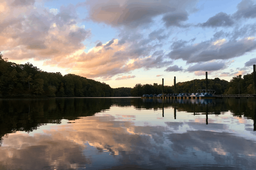
#> input picture 1 to 25 projects/14-Photo Manipulation/input/lake.png, 256 x 170 px, shrunk from 1800 x 1194 before the run
$ python transform.py
#> lines starting #> are read from the running program, lines starting #| are printed output that depends on the picture
### 1 to 25 projects/14-Photo Manipulation/image.py
import numpy as np
import os
from PIL import Image as PILImage

class Image:
    def __init__(self, x_pixels=0, y_pixels=0, num_channels=0, filename=''):
        # you need to input either filename OR x_pixels, y_pixels, and num_channels
        self.input_path = 'input/'
        self.output_path = 'output/'

        # Create directories if they don't exist
        if not os.path.exists(self.input_path):
            os.makedirs(self.input_path)
        if not os.path.exists(self.output_path):
            os.makedirs(self.output_path)

        if x_pixels and y_pixels and num_channels:
            self.x_pixels = x_pixels
            self.y_pixels = y_pixels
            self.num_channels = num_channels
            self.array = np.zeros((x_pixels, y_pixels, num_channels))
        elif filename:
            try:
                self.array = self.read_image(filename)
                self.x_pixels, self.y_pixels, self.num_channels = self.array.shape
                print(f"Image '{filename}' loaded with dimensions: {self.x_pixels}x{self.y_pixels}x{self.num_channels}")
            except Exception as e:
                print(f"Error loading image '{filename}': {e}")
                raise
        else:
            raise ValueError("You need to input either a filename OR specify the dimensions of the image")

    def read_image(self, filename, gamma=2.2):
        '''
        read image using PIL, return 3D numpy array organized along Y, X, channel
        values are float, gamma is decoded
        '''
#> called with filename = 'lake.png', gamma = 2.2
        try:
            full_path = os.path.join(self.input_path, filename)
            if not os.path.exists(full_path):
                raise FileNotFoundError(f"Image file not found: {full_path}")

            # Open the image using PIL
            img = PILImage.open(full_path)
#> img is the input picture: PIL image 256x170 RGB; mean R, G, B 129.3, 127, 127.7

            # Convert to RGB mode if it's not already
            if img.mode != 'RGB':
                img = img.convert('RGB')

            # Convert to numpy array
            img_array = np.array(img).astype(np.float64)

            # Normalize to [0, 1]
            img_array = img_array / 255.0

            # Apply gamma correction
            if gamma != 1.0:
                img_array = img_array ** gamma
#| Image 'lake.png' loaded with dimensions: 170x256x3
#> call 2 of read_image, with filename = 'city.png', gamma = 2.2
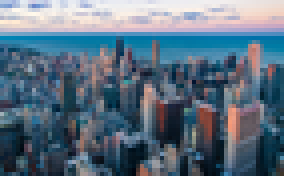
#> input picture 1 to 25 projects/14-Photo Manipulation/input/city.png, 71 x 44 px, shrunk from 500 x 308 before the run (shown 4 times larger)
#> in read_image, img is the input picture: PIL image 71x44 RGB; mean R, G, B 91.6, 111.3, 128.4
#| Image 'city.png' loaded with dimensions: 44x71x3

            return img_array

        except Exception as e:
            print(f"Error reading image {filename}: {e}")
            raise

    def write_image(self, output_file_name, gamma=2.2):
        '''
        3D numpy array (Y, X, channel) of values between 0 and 1 -> write to image file
        '''
        try:
            # Ensure output directory exists
            if not os.path.exists(self.output_path):
                os.makedirs(self.output_path)

            # Clip values to ensure they're in the valid range [0, 1]
            im = np.clip(self.array, 0, 1)

            # Apply gamma correction
            if gamma != 1.0:
                im = im ** (1/gamma)

            # Scale to [0, 255] and convert to 8-bit
            im_8bit = (im * 255).astype(np.uint8)

            # Create PIL image
            img = PILImage.fromarray(im_8bit)

            # Save the image
            output_path = os.path.join(self.output_path, output_file_name)
            img.save(output_path)

            print(f"Image successfully saved to {output_path}")
        except Exception as e:
            print(f"Error writing image {output_file_name}: {e}")
            raise

    # [83 lines left out: functions show, resize, crop, not called in this run]

### 1 to 25 projects/14-Photo Manipulation/transform.py
from image import Image
import numpy as np
import os
import argparse
from tqdm import tqdm

def brighten(image, factor):
    """
    Adjusts the brightness of an image
    factor: a value > 0, how much you want to brighten the image by
           (< 1 = darken, > 1 = brighten)
    """
#> called with factor = 1.7
    # Get image dimensions
    x_pixels, y_pixels, num_channels = image.array.shape
#> x_pixels = 170; y_pixels = 256; num_channels = 3
    # Create a new image with the same dimensions
    new_im = Image(x_pixels=x_pixels, y_pixels=y_pixels, num_channels=num_channels)

    # Vectorized operation for better performance
    new_im.array = np.clip(image.array * factor, 0, 1)

    return new_im

def adjust_contrast(image, factor, mid=0.5):
    """
    Adjusts the contrast of an image
    factor: a value > 0, how much you want to adjust the contrast by
           (< 1 = decrease contrast, > 1 = increase contrast)
    mid: the midpoint of contrast adjustment (default 0.5)
    """
#> called with factor = 2, mid = 0.5
    # Get image dimensions
    x_pixels, y_pixels, num_channels = image.array.shape
#> x_pixels = 170; y_pixels = 256; num_channels = 3
    # Create a new image with the same dimensions
    new_im = Image(x_pixels=x_pixels, y_pixels=y_pixels, num_channels=num_channels)

    # Apply contrast adjustment formula: (pixel - mid) * factor + mid
    new_im.array = np.clip((image.array - mid) * factor + mid, 0, 1)

    return new_im

def blur(image, kernel_size):
    """
    Blurs an image using a box blur algorithm
    kernel_size: the size of the neighborhood to sample from (odd number)
    """
#> called with kernel_size = 5
    # Get image dimensions
    x_pixels, y_pixels, num_channels = image.array.shape
#> x_pixels = 44; y_pixels = 71; num_channels = 3
    # Create a new image with the same dimensions
    new_im = Image(x_pixels=x_pixels, y_pixels=y_pixels, num_channels=num_channels)

    # Ensure kernel_size is odd
    if kernel_size % 2 == 0:
        kernel_size += 1

    # Calculate the half-width of the kernel
    neighbor_range = kernel_size // 2

    # Apply blur for each pixel and channel
    for x in range(x_pixels):
        for y in range(y_pixels):
            for c in range(num_channels):
                # Calculate average of neighboring pixels
                total = 0
                count = 0

                # Loop through the neighborhood
                for x_i in range(max(0, x - neighbor_range), min(x_pixels, x + neighbor_range + 1)):
                    for y_i in range(max(0, y - neighbor_range), min(y_pixels, y + neighbor_range + 1)):
                        total += image.array[x_i, y_i, c]
                        count += 1

                # Set the pixel value to the average
                new_im.array[x, y, c] = total / count

    return new_im

def gaussian_blur(image, sigma=1.0):
    """
    Applies Gaussian blur to an image
    sigma: standard deviation of the Gaussian kernel (controls blur intensity)
    """
#> called with sigma = 2
    # Get image dimensions
    x_pixels, y_pixels, num_channels = image.array.shape
#> x_pixels = 44; y_pixels = 71; num_channels = 3
    # Create a new image with the same dimensions
    new_im = Image(x_pixels=x_pixels, y_pixels=y_pixels, num_channels=num_channels)

    # Calculate kernel size based on sigma (ensure it's odd)
    kernel_size = max(3, int(6 * sigma))
    if kernel_size % 2 == 0:
        kernel_size += 1

    # Create 1D Gaussian kernel
    k = (kernel_size - 1) // 2
    x = np.arange(-k, k + 1)
    kernel_1d = np.exp(-0.5 * (x / sigma) ** 2)
    kernel_1d = kernel_1d / np.sum(kernel_1d)  # Normalize

    # Create temporary image for two-pass algorithm
    temp_im = Image(x_pixels=x_pixels, y_pixels=y_pixels, num_channels=num_channels)

    # First pass (horizontal)
    for y in range(y_pixels):
        for x in range(x_pixels):
            for c in range(num_channels):
                val = 0
                for i in range(kernel_size):
                    x_i = x + i - k
                    if 0 <= x_i < x_pixels:
                        val += image.array[x_i, y, c] * kernel_1d[i]
                temp_im.array[x, y, c] = val

    # Second pass (vertical)
    for y in range(y_pixels):
        for x in range(x_pixels):
            for c in range(num_channels):
                val = 0
                for i in range(kernel_size):
                    y_i = y + i - k
                    if 0 <= y_i < y_pixels:
                        val += temp_im.array[x, y_i, c] * kernel_1d[i]
                new_im.array[x, y, c] = val

    return new_im

def apply_kernel(image, kernel):
    """
    Applies a kernel to an image for edge detection, sharpening, blurring, etc.
    kernel: a 2D array of values
    """
    # Get image dimensions
    x_pixels, y_pixels, num_channels = image.array.shape
    # Create a new image with the same dimensions
    new_im = Image(x_pixels=x_pixels, y_pixels=y_pixels, num_channels=num_channels)

    # Get kernel dimensions
    kernel_height, kernel_width = kernel.shape

    # Calculate the half-width and half-height of the kernel
    kernel_h_range = kernel_height // 2
    kernel_w_range = kernel_width // 2

    # Apply kernel for each pixel and channel
    for x in range(x_pixels):
        for y in range(y_pixels):
            for c in range(num_channels):
                # Apply the kernel to the neighborhood
                total = 0

                # Loop through the kernel
                for i in range(kernel_height):
                    for j in range(kernel_width):
                        # Calculate the image position
                        x_i = x + i - kernel_h_range
                        y_i = y + j - kernel_w_range

                        # Check if the position is within the image bounds
                        if 0 <= x_i < x_pixels and 0 <= y_i < y_pixels:
                            total += image.array[x_i, y_i, c] * kernel[i, j]

                # Set the pixel value
                new_im.array[x, y, c] = np.clip(total, 0, 1)

    return new_im

def combine_images(image1, image2):
    """
    Combines two images using the squared sum of squares:
    value = sqrt(value_1^2 + value_2^2)
    """
    # Check if the images have the same dimensions
    if image1.array.shape != image2.array.shape:
        raise ValueError("Images must have the same dimensions")

    # Get image dimensions
    x_pixels, y_pixels, num_channels = image1.array.shape
    # Create a new image with the same dimensions
    new_im = Image(x_pixels=x_pixels, y_pixels=y_pixels, num_channels=num_channels)

    # Combine the images using the formula: sqrt(value_1^2 + value_2^2)
    new_im.array = np.sqrt(np.square(image1.array) + np.square(image2.array))
    # Clip values to ensure they're in the valid range [0, 1]
    new_im.array = np.clip(new_im.array, 0, 1)

    return new_im

def sharpen(image, amount=1.0):
    """
    Sharpens an image using an unsharp mask
    amount: strength of the sharpening effect (0.0 to 2.0 recommended)
    """
#> called with amount = 1.5
    # Get image dimensions
    x_pixels, y_pixels, num_channels = image.array.shape
#> x_pixels = 170; y_pixels = 256; num_channels = 3

    # Create a blurred version of the image
    blurred = gaussian_blur(image, sigma=1.0)
#> call 2 of gaussian_blur, with sigma = 1
#> after the loop in gaussian_blur (call 2), `for y in range(y_pixels):`:
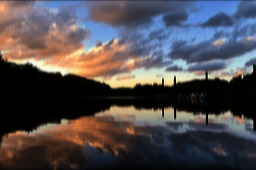
#> temp_im.array: shape (170, 256, 3) float64; mean R, G, B 0.315, 0.296, 0.313

    # Create a new image with the same dimensions
    new_im = Image(x_pixels=x_pixels, y_pixels=y_pixels, num_channels=num_channels)

    # Apply unsharp mask: original + amount * (original - blurred)
    new_im.array = np.clip(image.array + amount * (image.array - blurred.array), 0, 1)

    return new_im

def grayscale(image):
    """
    Converts an image to grayscale
    """
    # Get image dimensions
    x_pixels, y_pixels, num_channels = image.array.shape

    # Create a new image with the same dimensions but 1 channel
    new_im = Image(x_pixels=x_pixels, y_pixels=y_pixels, num_channels=3)

    # Convert to grayscale using luminance formula
    # Y = 0.2126*R + 0.7152*G + 0.0722*B
    gray_values = (0.2126 * image.array[:, :, 0] +
                   0.7152 * image.array[:, :, 1] +
                   0.0722 * image.array[:, :, 2])

    # Set all channels to the grayscale value
    for c in range(3):
        new_im.array[:, :, c] = gray_values

    return new_im

def sepia(image, intensity=1.0):
    """
    Applies a sepia tone effect to an image
    intensity: strength of the sepia effect (0.0 to 1.0)
    """
#> called with intensity = 0.8
    # Get image dimensions
    x_pixels, y_pixels, num_channels = image.array.shape

    # Create a new image with the same dimensions
    new_im = Image(x_pixels=x_pixels, y_pixels=y_pixels, num_channels=num_channels)

    # Convert to grayscale first
    gray_im = grayscale(image)

    # Sepia tone matrix
    sepia_matrix = np.array([
        [0.393, 0.769, 0.189],
        [0.349, 0.686, 0.168],
        [0.272, 0.534, 0.131]
    ])

    # Apply sepia transformation
    for x in range(x_pixels):
        for y in range(y_pixels):
            rgb = gray_im.array[x, y, :]
            sepia_rgb = np.dot(sepia_matrix, rgb)
            # Blend with original based on intensity
            new_im.array[x, y, :] = (intensity * sepia_rgb +
                                     (1 - intensity) * image.array[x, y, :])
#> in write_image (call 7), `im = np.clip(self.array, 0, 1)`:
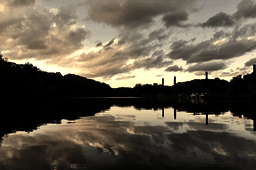
#> self.array: shape (170, 256, 3) float64; mean of channels 0, 1, 2 0.384, 0.349, 0.289; drawn as R, G, B

    # Clip values to ensure they're in the valid range [0, 1]
    new_im.array = np.clip(new_im.array, 0, 1)

    return new_im

def rotate(image, angle):
    """
    Rotates an image by the specified angle (in degrees)
    """
#> called with angle = 45
    from scipy import ndimage

    # Get image dimensions
    x_pixels, y_pixels, num_channels = image.array.shape

    # Create a new image with the same dimensions
    new_im = Image(x_pixels=x_pixels, y_pixels=y_pixels, num_channels=num_channels)

    # Rotate each channel
    for c in range(num_channels):
        new_im.array[:, :, c] = ndimage.rotate(image.array[:, :, c], angle,
                                              reshape=False, mode='constant', cval=0)
#> new_im.array: shape (44, 71, 3) float64

    # Clip values to ensure they're in the valid range [0, 1]
    new_im.array = np.clip(new_im.array, 0, 1)

    return new_im

def flip(image, direction='horizontal'):
    """
    Flips an image horizontally or vertically
    direction: 'horizontal' or 'vertical'
    """
#> called with direction = 'horizontal'
    # Get image dimensions
    x_pixels, y_pixels, num_channels = image.array.shape

    # Create a new image with the same dimensions
    new_im = Image(x_pixels=x_pixels, y_pixels=y_pixels, num_channels=num_channels)

    # Flip the image
    if direction.lower() == 'horizontal':
        new_im.array = np.flip(image.array, axis=1)
    elif direction.lower() == 'vertical':
        new_im.array = np.flip(image.array, axis=0)
    else:
        raise ValueError("Direction must be 'horizontal' or 'vertical'")

    return new_im

def vignette(image, strength=0.5):
    """
    Applies a vignette effect to an image
    strength: intensity of the vignette effect (0.0 to 1.0)
    """
#> called with strength = 0.7
    # Get image dimensions
    x_pixels, y_pixels, num_channels = image.array.shape

    # Create a new image with the same dimensions
    new_im = Image(x_pixels=x_pixels, y_pixels=y_pixels, num_channels=num_channels)

    # Copy the original image
    new_im.array = np.copy(image.array)

    # Create a vignette mask
    center_x, center_y = x_pixels / 2, y_pixels / 2
    max_dist = np.sqrt(center_x ** 2 + center_y ** 2)

    for x in range(x_pixels):
        for y in range(y_pixels):
            # Calculate distance from center (normalized)
            dist = np.sqrt((x - center_x) ** 2 + (y - center_y) ** 2) / max_dist
            # Apply vignette effect
            factor = 1 - strength * dist ** 2
            new_im.array[x, y, :] *= factor
#> new_im.array: shape (170, 256, 3) float64

    return new_im

def histogram_equalization(image):
    """
    Enhances image contrast using histogram equalization
    """
    # Get image dimensions
    x_pixels, y_pixels, num_channels = image.array.shape

    # Create a new image with the same dimensions
    new_im = Image(x_pixels=x_pixels, y_pixels=y_pixels, num_channels=num_channels)

    # Apply histogram equalization to each channel
    for c in range(num_channels):
        # Get the channel data
        channel = image.array[:, :, c].flatten()

        # Calculate histogram
        hist, bins = np.histogram(channel, bins=256, range=(0, 1))

        # Calculate cumulative distribution function
        cdf = hist.cumsum()
        cdf_normalized = cdf / cdf[-1]

        # Create lookup table
        lookup_table = np.interp(channel, bins[:-1], cdf_normalized)

        # Reshape back to original dimensions
        new_im.array[:, :, c] = lookup_table.reshape(x_pixels, y_pixels)
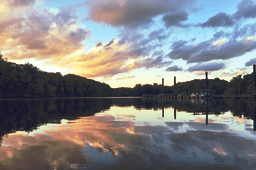
#> new_im.array: shape (170, 256, 3) float64; mean R, G, B 0.513, 0.514, 0.52

    return new_im

def create_output_dir():
    """Create output directory if it doesn't exist"""
    if not os.path.exists('output'):
        os.makedirs('output')

# [151 lines left out: functions batch_process, main, not called in this run]

if __name__ == '__main__':
    # If run directly, use the command-line interface
    if len(os.sys.argv) > 1:
        main()
    else:
        # Otherwise, run the demo
        create_output_dir()

        # Load images
        try:
            lake = Image(filename='lake.png')
            city = Image(filename='city.png')
            print("Images loaded successfully!")
        except Exception as e:
            print(f"Error loading images: {e}")
            print("Make sure 'lake.png' and 'city.png' are in the 'input' directory.")
            exit(1)

        # Example 1: Basic operations
        print("Applying basic operations...")
        brightened_im = brighten(lake, 1.7)
        brightened_im.write_image('brightened.png')

        contrast_im = adjust_contrast(lake, 2, 0.5)
        contrast_im.write_image('increased_contrast.png')

        blur_im = blur(city, 5)
        blur_im.write_image('blur_k5.png')

        # Example 2: Advanced filters
        print("Applying advanced filters...")
        gaussian_im = gaussian_blur(city, 2.0)
        gaussian_im.write_image('gaussian_blur.png')

        sharp_im = sharpen(lake, 1.5)
        sharp_im.write_image('sharpened.png')

        gray_im = grayscale(lake)
        gray_im.write_image('grayscale.png')

        sepia_im = sepia(lake, 0.8)
        sepia_im.write_image('sepia.png')

        # Example 3: Transformations
        print("Applying transformations...")
        rotated_im = rotate(city, 45)
        rotated_im.write_image('rotated_45.png')

        flipped_im = flip(city, 'horizontal')
        flipped_im.write_image('flipped.png')

        # Example 4: Effects
        print("Applying special effects...")
        vignette_im = vignette(lake, 0.7)
        vignette_im.write_image('vignette.png')

        equalized_im = histogram_equalization(lake)
        equalized_im.write_image('equalized.png')
#> in write_image (call 11), `img = PILImage.fromarray(im_8bit)`:
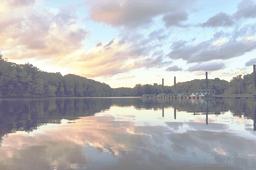
#> img: PIL image 256x170 RGB; mean R, G, B 180, 180, 182.1

        # Example 5: Edge detection
        print("Applying edge detection...")
        sobel_x = apply_kernel(city, np.array([
            [1, 0, -1],
            [2, 0, -2],
            [1, 0, -1]
        ]))
        sobel_x.write_image('edge_x.png')

        sobel_y = apply_kernel(city, np.array([
            [1, 2, 1],
            [0, 0, 0],
            [-1, -2, -1]
        ]))
#> after the loop in apply_kernel (call 2), `for x in range(x_pixels):`:
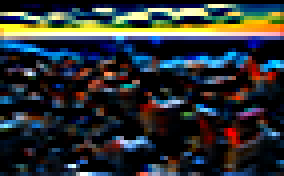
#> new_im.array: shape (44, 71, 3) float64 (shown 4 times larger); mean R, G, B 0.178, 0.195, 0.203
        sobel_y.write_image('edge_y.png')

        sobel_xy = combine_images(sobel_x, sobel_y)
        sobel_xy.write_image('edge_xy.png')
#> in write_image (call 14), `im = im ** (1/gamma)`:
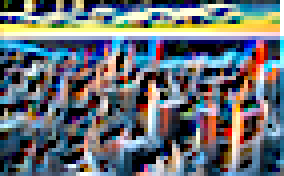
#> im: shape (44, 71, 3) float64 (shown 4 times larger); mean R, G, B 0.414, 0.44, 0.463

        print("All operations completed successfully!")
        print("Output images saved to the 'output' directory.")
